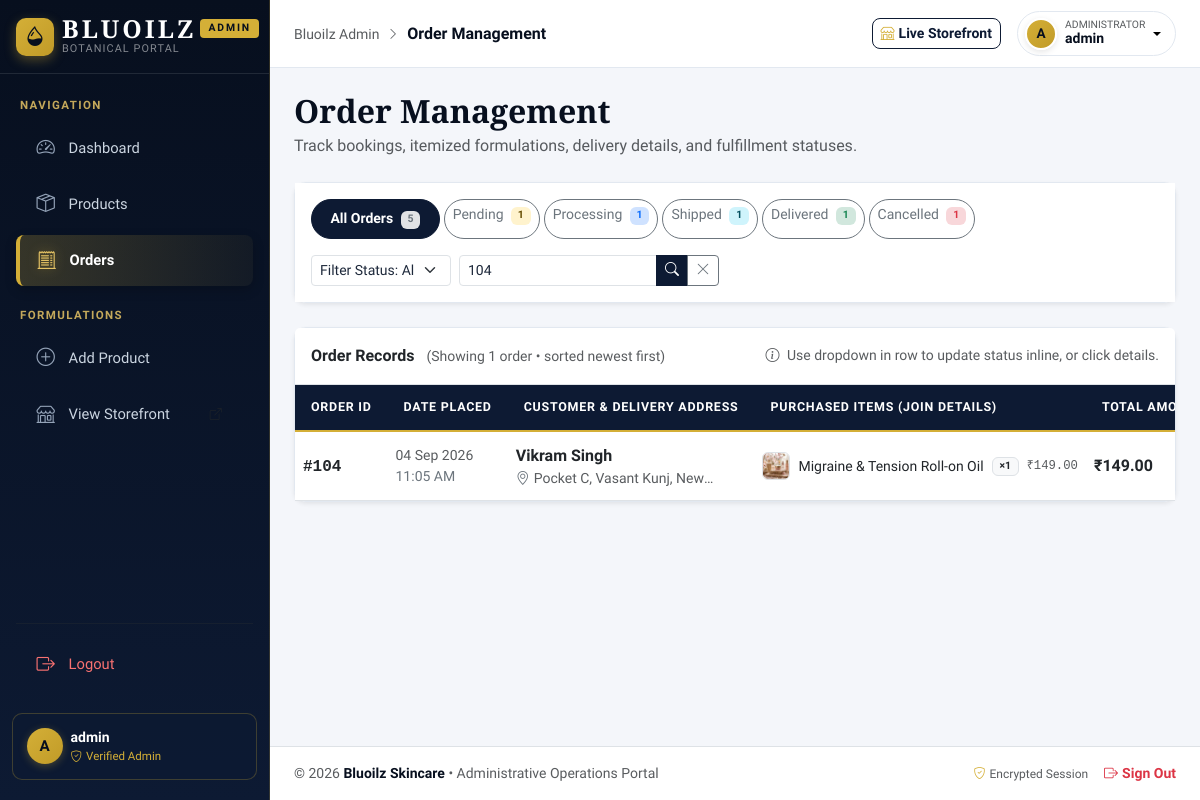
The app's page /admin/orders.php?search=104 (signed in), older data.
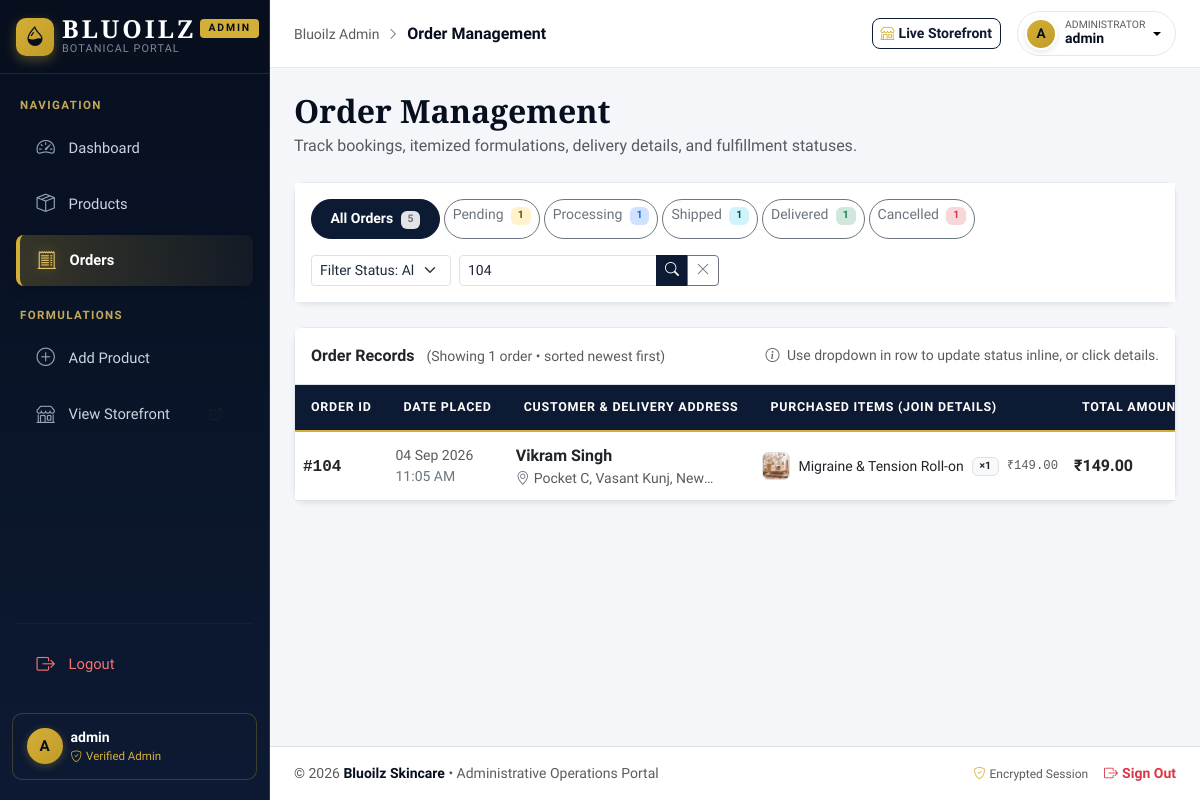
The same page, newer data.
### tables this page shows
CREATE TABLE `order_items` (
  `id` INT UNSIGNED NOT NULL AUTO_INCREMENT,
  `order_id` INT UNSIGNED NOT NULL,
  `product_id` INT UNSIGNED NOT NULL,
  `quantity` INT UNSIGNED NOT NULL DEFAULT 1,
  `price` DECIMAL(10, 2) NOT NULL,
  PRIMARY KEY (`id`),
  INDEX `idx_order_items_order_id` (`order_id`),
  INDEX `idx_order_items_product_id` (`product_id`),
  CONSTRAINT `fk_order_items_orders`
    FOREIGN KEY (`order_id`) REFERENCES `orders` (`id`)
    ON DELETE CASCADE
    ON UPDATE CASCADE,
  CONSTRAINT `fk_order_items_products`
    FOREIGN KEY (`product_id`) REFERENCES `products` (`id`)
    ON DELETE RESTRICT
    ON UPDATE CASCADE
);

CREATE TABLE `products` (
  `id` INT UNSIGNED NOT NULL AUTO_INCREMENT,
  `slug` VARCHAR(100) NOT NULL,
  `name` VARCHAR(255) NOT NULL,
  `category` VARCHAR(100) DEFAULT 'therapeutic',
  `categoryLabel` VARCHAR(100) DEFAULT 'Therapeutic Care',
  `concern` VARCHAR(100) NOT NULL,
  `price` DECIMAL(10, 2) NOT NULL,
  `originalPrice` DECIMAL(10, 2) DEFAULT NULL,
  `stock` INT NOT NULL DEFAULT 0,
  `rating` DECIMAL(3, 1) DEFAULT 5.0,
  `reviewCount` INT DEFAULT 0,
  `badge` VARCHAR(100) DEFAULT NULL,
  `curation` VARCHAR(255) DEFAULT NULL,
  `weight` VARCHAR(50) DEFAULT NULL,
  `image_path` VARCHAR(255) DEFAULT NULL,
  `description` TEXT DEFAULT NULL,
  `keyBenefits` TEXT DEFAULT NULL,
  `ingredients` TEXT DEFAULT NULL,
  `created_at` TIMESTAMP NOT NULL DEFAULT CURRENT_TIMESTAMP,
  PRIMARY KEY (`id`),
  UNIQUE KEY `uq_products_slug` (`slug`),
  INDEX `idx_products_name` (`name`),
  INDEX `idx_products_created_at` (`created_at`)
);

CREATE TABLE `orders` (
  `id` INT UNSIGNED NOT NULL AUTO_INCREMENT,
  `customer_name` VARCHAR(255) NOT NULL,
  `address` TEXT NOT NULL,
  `status` ENUM('pending', 'processing', 'shipped', 'delivered', 'cancelled') NOT NULL DEFAULT 'pending',
  `total` DECIMAL(10, 2) NOT NULL DEFAULT 0.00,
  `created_at` TIMESTAMP NOT NULL DEFAULT CURRENT_TIMESTAMP,
  PRIMARY KEY (`id`),
  INDEX `idx_orders_status` (`status`),
  INDEX `idx_orders_created_at` (`created_at`)
);

### admin/orders.php (the view, shortened to what the rows shown need)
<?php
$pdo = getDBConnection();
$allowedStatuses = ['pending', 'processing', 'shipped', 'delivered', 'cancelled'];
$selectedStatus = trim($_GET['status'] ?? 'all');
$search = trim($_GET['search'] ?? '');
$statusCounts = ['all' => 0];
foreach ($allowedStatuses as $st) {
    $statusCounts[$st] = 0;
}
try {
    $countStmt = $pdo->query('SELECT status, COUNT(*) AS count FROM orders GROUP BY status');
    while ($row = $countStmt->fetch()) {
        if (isset($statusCounts[$row['status']])) {
            $statusCounts[$row['status']] = (int)$row['count'];
        }
        $statusCounts['all'] += (int)$row['count'];
    }
} catch (Exception $e) {
    error_log('Status Count Error: ' . $e->getMessage());
}
$orders = [];
try {
    $sql = '
        SELECT
            o.id AS order_id,
            o.customer_name,
            o.address,
            o.status,
            o.total,
            o.created_at,
            oi.id AS order_item_id,
            oi.quantity,
            oi.price AS item_price,
            p.id AS product_id,
            p.name AS product_name,
            p.image_path AS product_image
        FROM orders o
        LEFT JOIN order_items oi ON o.id = oi.order_id
        LEFT JOIN products p ON oi.product_id = p.id
        WHERE 1=1
    ';
    $params = [];
    if ($search !== '') {
        $sql .= ' AND (o.customer_name LIKE :search_name OR o.address LIKE :search_addr OR o.id = :search_id)';
        $params[':search_name'] = '%' . $search . '%';
        $params[':search_addr'] = '%' . $search . '%';
        $params[':search_id']   = is_numeric($search) ? (int)$search : 0;
    }
    $sql .= ' ORDER BY o.created_at DESC, o.id DESC';
    $stmt = $pdo->prepare($sql);
    $stmt->execute($params);
    $rows = $stmt->fetchAll();
    foreach ($rows as $row) {
        $id = (int)$row['order_id'];
        if (!isset($orders[$id])) {
            $orders[$id] = [
                'id'            => $id,
                'customer_name' => $row['customer_name'],
                'address'       => $row['address'],
                'status'        => $row['status'],
                'total'         => (float)$row['total'],
                'created_at'    => $row['created_at'],
                'items'         => []
            ];
        }
        if (!empty($row['order_item_id'])) {
            $orders[$id]['items'][] = [
                'id'           => (int)$row['order_item_id'],
                'product_id'   => $row['product_id'],
                'product_name' => $row['product_name'] ?? 'Custom Formulation',
                'image_path'   => $row['product_image'],
                'quantity'     => (int)$row['quantity'],
                'price'        => (float)$row['item_price'],
                'subtotal'     => (int)$row['quantity'] * (float)$row['item_price']
            ];
        }
    }
} catch (Exception $e) {
    error_log('Orders Query Error: ' . $e->getMessage());
    $error = 'Failed to load order records. Please check the database.';
}
require_once __DIR__ . '/header.php';
?>
<div class="d-flex flex-wrap justify-content-between align-items-center mb-4 gap-3">
  <div>
    <h1 class="page-title mb-1">Order Management</h1>
  </div>
</div>
<div class="card shadow-sm mb-4">
  <div class="card-body p-3 bg-white">
    <div class="d-flex flex-wrap justify-content-between align-items-center gap-3">
      <div class="nav nav-pills gap-1">
        <a
          href="orders.php?status=all<?= $search !== '' ? '&search=' . urlencode($search) : '' ?>"
          class="btn btn-sm <?= $selectedStatus === 'all' ? 'btn-dark' : 'btn-outline-secondary' ?> rounded-pill"
        >
          All Orders <span class="badge bg-secondary-subtle text-secondary ms-1"><?= $statusCounts['all'] ?></span>
        </a>
        <a
          href="orders.php?status=pending<?= $search !== '' ? '&search=' . urlencode($search) : '' ?>"
          class="btn btn-sm <?= $selectedStatus === 'pending' ? 'btn-warning' : 'btn-outline-secondary' ?> rounded-pill"
        >
          Pending <span class="badge bg-warning-subtle text-warning-emphasis ms-1"><?= $statusCounts['pending'] ?></span>
        </a>
        <a
          href="orders.php?status=processing<?= $search !== '' ? '&search=' . urlencode($search) : '' ?>"
          class="btn btn-sm <?= $selectedStatus === 'processing' ? 'btn-primary' : 'btn-outline-secondary' ?> rounded-pill"
        >
          Processing <span class="badge bg-primary-subtle text-primary ms-1"><?= $statusCounts['processing'] ?></span>
        </a>
        <a
          href="orders.php?status=shipped<?= $search !== '' ? '&search=' . urlencode($search) : '' ?>"
          class="btn btn-sm <?= $selectedStatus === 'shipped' ? 'btn-info' : 'btn-outline-secondary' ?> rounded-pill"
        >
          Shipped <span class="badge bg-info-subtle text-info-emphasis ms-1"><?= $statusCounts['shipped'] ?></span>
        </a>
        <a
          href="orders.php?status=delivered<?= $search !== '' ? '&search=' . urlencode($search) : '' ?>"
          class="btn btn-sm <?= $selectedStatus === 'delivered' ? 'btn-success' : 'btn-outline-secondary' ?> rounded-pill"
        >
          Delivered <span class="badge bg-success-subtle text-success ms-1"><?= $statusCounts['delivered'] ?></span>
        </a>
        <a
          href="orders.php?status=cancelled<?= $search !== '' ? '&search=' . urlencode($search) : '' ?>"
          class="btn btn-sm <?= $selectedStatus === 'cancelled' ? 'btn-danger' : 'btn-outline-secondary' ?> rounded-pill"
        >
          Cancelled <span class="badge bg-danger-subtle text-danger ms-1"><?= $statusCounts['cancelled'] ?></span>
        </a>
      </div>
    </div>
  </div>
</div>
<div class="card shadow-sm mb-4">
  <div class="table-responsive">
    <table class="table table-hover align-middle mb-0">
      <thead>
        <tr>
          <th style="width: 90px;">Order ID</th>
          <th style="width: 160px;">Date Placed</th>
          <th style="width: 220px;">Customer & Delivery Address</th>
          <th>Purchased Items (JOIN Details)</th>
          <th style="width: 120px;">Total Amount</th>
        </tr>
      </thead>
      <tbody>
        <?php if (empty($orders)): ?>
          <tr>
            <td colspan="7" class="text-center py-5 text-muted">
              <?php if ($statusCounts['all'] === 0): ?>
                <div class="py-4">
                  <span class="d-inline-flex align-items-center justify-content-center bg-light text-navy rounded-circle p-4 border mb-3" style="width: 70px; height: 70px;">
                    <i class="bi bi-cart-x fs-1 text-gold"></i>
                  </span>
                  <h5 class="fw-bold text-navy mb-1">No Orders Placed Yet</h5>
                  <p class="text-muted small mx-auto mb-3" style="max-width: 420px;">
                    Your store has not received any customer orders yet. Once a client completes the checkout process on the storefront, it will appear here in real time.
                  </p>
                  <a href="../index.html" target="_blank" class="btn btn-navy btn-sm">
                    <i class="bi bi-shop me-1 text-gold"></i> Visit Storefront
                  </a>
                </div>
              <?php else: ?>
                <div class="py-3">
                  <i class="bi bi-funnel fs-2 d-block mb-2 text-secondary"></i>
                  <h6 class="fw-bold text-dark mb-1">No orders matched your filter</h6>
                  <p class="small text-muted mb-2">
                    <?php if ($search !== ''): ?>
                      No orders found matching search query: <strong>"<?= htmlspecialchars($search) ?>"</strong>
                    <?php endif; ?>
                    <?php if ($selectedStatus !== 'all'): ?>
                      <?= $search !== '' ? '&bull;' : '' ?> Status filter: <strong><?= htmlspecialchars(ucfirst($selectedStatus)) ?></strong> (0 orders)
                    <?php endif; ?>
                  </p>
                  <a href="orders.php" class="btn btn-sm btn-outline-navy">
                    <i class="bi bi-arrow-counterclockwise me-1"></i> Reset All Filters
                  </a>
                </div>
              <?php endif; ?>
            </td>
          </tr>
        <?php else: ?>
          <?php foreach ($orders as $order): ?>
            <tr>
              <td>
                <span class="fw-bold text-dark font-monospace fs-6">#<?= $order['id'] ?></span>
              </td>
              <td class="text-muted small">
                <div><?= date('d M Y', strtotime($order['created_at'])) ?></div>
                <div class="text-secondary"><?= date('H:i A', strtotime($order['created_at'])) ?></div>
              </td>
              <td>
                <div class="fw-semibold text-dark"><?= htmlspecialchars($order['customer_name']) ?></div>
                <div class="text-muted small text-truncate" style="max-width: 200px;" title="<?= htmlspecialchars($order['address']) ?>">
                  <i class="bi bi-geo-alt text-secondary me-1"></i><?= htmlspecialchars($order['address']) ?>
                </div>
              </td>
              <td>
                <div class="d-flex flex-column gap-1">
                  <?php if (empty($order['items'])): ?>
                    <span class="text-muted small fst-italic">No line items recorded</span>
                  <?php else: ?>
                    <?php foreach ($order['items'] as $item): ?>
                      <div class="d-flex align-items-center gap-2 small">
                        <?php if (!empty($item['image_path'])): ?>
                          <img
                            src="../<?= htmlspecialchars($item['image_path']) ?>"
                            alt=""
                            class="rounded border"
                            style="width: 28px; height: 28px; object-fit: cover;"
                            onerror="this.onerror=null; this.src='../assets/hero.jpg';"
                          >
                        <?php else: ?>
                          <div class="rounded border bg-light d-flex align-items-center justify-content-center" style="width: 28px; height: 28px;">
                            <i class="bi bi-box" style="font-size: 12px;"></i>
                          </div>
                        <?php endif; ?>
                        <div class="text-dark fw-medium text-truncate" style="max-width: 220px;" title="<?= htmlspecialchars($item['product_name']) ?>">
                          <?= htmlspecialchars($item['product_name']) ?>
                        </div>
                        <span class="badge bg-light text-dark border">
                          &times;<?= $item['quantity'] ?>
                        </span>
                        <span class="text-muted ms-auto small font-monospace">
                          ₹<?= number_format($item['price'], 2) ?>
                        </span>
                      </div>
                    <?php endforeach; ?>
                  <?php endif; ?>
                </div>
              </td>
              <td>
                <span class="fw-bold text-dark fs-6">
                  ₹<?= number_format($order['total'], 2) ?>
                </span>
              </td>
            </tr>
          <?php endforeach; ?>
        <?php endif; ?>
      </tbody>
    </table>
  </div>
</div>
<?php require_once __DIR__ . '/footer.php'; ?>

Row changes from the older to the newer data that the page shows:
changed through a linked row, order_items "Vikram Singh": product.name "Migraine & Tension Roll-on Oil" → "Migraine & Tension Roll-on"
